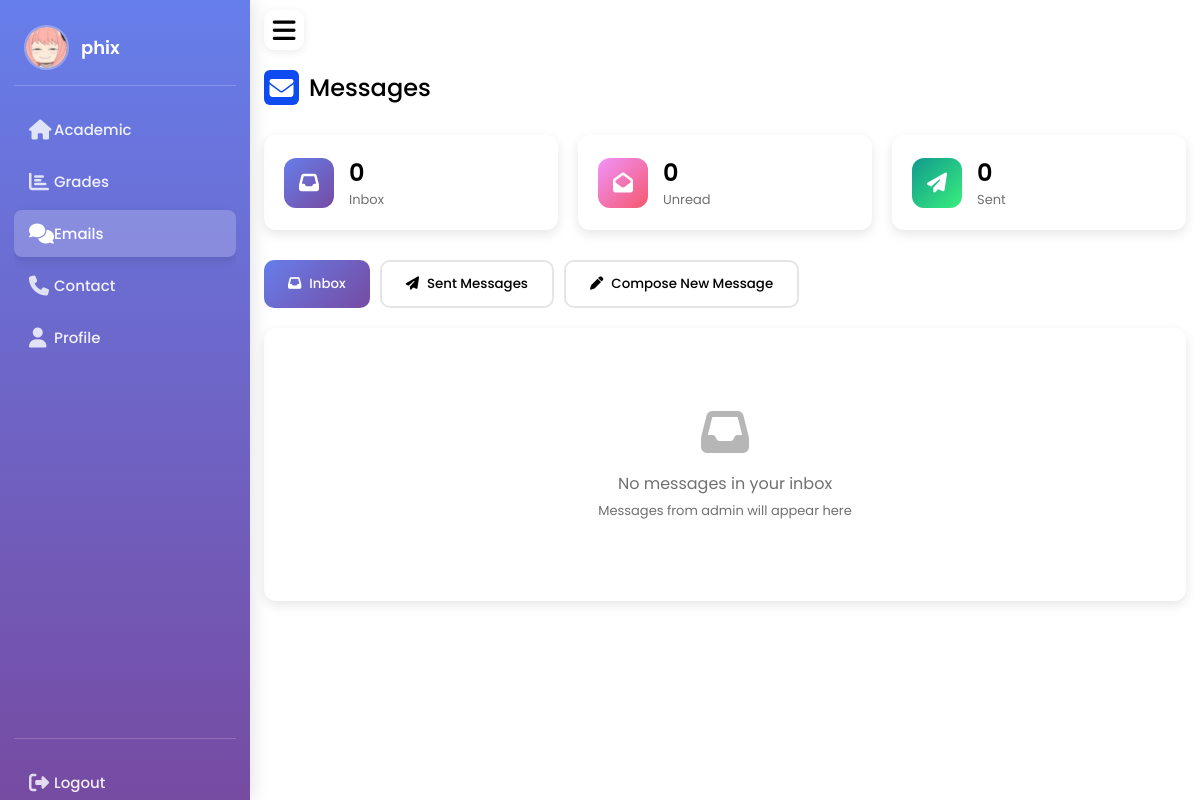
Screenshot of /student_page/student_emails.php (signed in) with the database file from the repository.
### tables this page shows
CREATE TABLE `students` (
  `id` int(11) NOT NULL,
  `username` varchar(100) NOT NULL,
  `password` varchar(255) NOT NULL,
  `email` varchar(150) NOT NULL,
  `image` varchar(255) DEFAULT NULL,
  `first_name` varchar(100) NOT NULL,
  `last_name` varchar(100) NOT NULL,
  `date_of_birth` date NOT NULL,
  `gender` enum('male','female','other') NOT NULL,
  `student_phone` varchar(15) DEFAULT NULL,
  `address` text DEFAULT NULL,
  `guardian_name` varchar(100) DEFAULT NULL,
  `guardian_phone` varchar(15) DEFAULT NULL,
  `guardian_address` text DEFAULT NULL,
  `elem_name` varchar(100) DEFAULT NULL,
  `elem_year` int(11) DEFAULT NULL,
  `junior_name` varchar(100) DEFAULT NULL,
  `junior_year` int(11) DEFAULT NULL,
  `senior_name` varchar(100) DEFAULT NULL,
  `senior_year` int(11) DEFAULT NULL,
  `strand` varchar(100) DEFAULT NULL,
  `college_course` varchar(100) DEFAULT NULL,
  `college_year` varchar(20) DEFAULT NULL,
  `appointment_id` int(11) DEFAULT NULL,
  `appointment_details` text DEFAULT NULL,
  `status` enum('PENDING','APPROVED','REJECTED') DEFAULT 'PENDING',
  `reg_date` datetime DEFAULT current_timestamp()
);

### student_page/student_emails.php (the view, shortened to what this page needs)
<?php
$servername = "localhost";
$username = "root";
$password = "";
$dbname = "dev";
$conn = new mysqli($servername, $username, $password, $dbname);
$student_id = $_SESSION['userid'];
$student_sql = "SELECT id, username, first_name, last_name, email, image, college_course, college_year, status
                FROM students WHERE id = ?";
$stmt = $conn->prepare($student_sql);
$stmt->bind_param("i", $student_id);
$stmt->execute();
$student_result = $stmt->get_result();
if ($student_result->num_rows > 0) {
    $current_student = $student_result->fetch_assoc();
} else {
    session_destroy();
    header('Location: login.php');
    exit();
}
$total_inbox_sql = "SELECT COUNT(*) as total FROM student_messages WHERE student_id = ?";
$stmt = $conn->prepare($total_inbox_sql);
$stmt->bind_param("i", $student_id);
$stmt->execute();
$total_inbox_result = $stmt->get_result();
$total_inbox = $total_inbox_result->fetch_assoc()['total'];
$total_sent_sql = "SELECT COUNT(*) as total FROM student_messages WHERE student_id = ?";
$stmt = $conn->prepare($total_sent_sql);
$stmt->bind_param("i", $student_id);
$stmt->execute();
$total_sent_result = $stmt->get_result();
$total_sent = $total_sent_result->fetch_assoc()['total'];
$unread_sql = "SELECT COUNT(*) as total FROM student_messages WHERE student_id = ? AND (reply_message IS NULL OR reply_message = '')";
$stmt = $conn->prepare($unread_sql);
$stmt->bind_param("i", $student_id);
$stmt->execute();
$unread_result = $stmt->get_result();
$unread_count = $unread_result->fetch_assoc()['total'];
$inbox_messages = [];
$inbox_count = $total_inbox;
$sent_count = $total_sent;
?>
<!DOCTYPE html>
<html lang="en">
<head>
    <link rel="stylesheet" href="https://cdnjs.cloudflare.com/ajax/libs/font-awesome/6.4.0/css/all.min.css">
</head>
<body>
    <nav>
        <div class="logo-name">
            <div class="logo-image">
                <?php
                $profile_image = '';
                if (!empty($current_student['image'])) {
                    $profile_image = '../' . $current_student['image'];
                }
                $display_username = $current_student['username'];
                if (strpos($display_username, '@student') !== false) {
                    $display_username = str_replace('@student', '', $display_username);
                }
                if (!empty($profile_image)) {
                    echo '<img src="' . htmlspecialchars($profile_image) . '" alt="Profile" style="width: 45px; height: 45px; border-radius: 50%; object-fit: cover; border: 2px solid rgba(255,255,255,0.3);">';
                } else {
                    echo '<i class="fas fa-user-graduate"></i>';
                }
                ?>
            </div>
            <span class="logo_name"><?php echo htmlspecialchars($display_username); ?></span>
        </div>
        <div class="menu-items">
            <ul class="nav-links">
                <li><a href="studentpage.php">
                    <i class="fas fa-home"></i>
                    <span class="link-name">Academic</span>
                </a></li>
                <li><a href="student_grades.php">
                    <i class="fas fa-chart-bar"></i>
                    <span class="link-name">Grades</span>
                </a></li>
                <li><a href="student_emails.php" class="active">
                    <i class="fas fa-comments"></i>
                    <span class="link-name">Emails</span>
                </a></li>
                <li><a href="contact.php">
                    <i class="fas fa-phone"></i>
                    <span class="link-name">Contact</span>
                </a></li>
                <li><a href="student_profile.php">
                    <i class="fas fa-user"></i>
                    <span class="link-name">Profile</span>
                </a></li>
            </ul>
            <ul class="logout-mode">
                <li><a href="logout.php" onclick="return confirm('Are you sure you want to logout?');">
                    <i class="fas fa-sign-out-alt"></i>
                    <span class="link-name">Logout</span>
                </a></li>
            </ul>
        </div>
    </nav>
    <section class="dashboard">
        <div class="top">
            <span class="sidebar-toggle">
                <i class="fas fa-bars"></i>
            </span>
        </div>
        <div class="dash-content">
            <div class="title">
                <i class="fas fa-envelope"></i>
                <span class="text">Messages</span>
            </div>
            <div class="stats-grid" style="display: grid; grid-template-columns: repeat(3, 1fr); gap: 20px; margin-bottom: 30px;">
                <div class="stat-card" style="background: white; border-radius: 12px; padding: 20px; box-shadow: 0 4px 12px rgba(0,0,0,0.1); display: flex; align-items: center; gap: 15px;">
                    <div class="stat-icon" style="width: 50px; height: 50px; border-radius: 12px; background: linear-gradient(135deg, #667eea 0%, #764ba2 100%); display: flex; align-items: center; justify-content: center;">
                        <i class="fas fa-inbox" style="color: white; font-size: 20px;"></i>
                    </div>
                    <div class="stat-info">
                        <h3 style="font-size: 24px; font-weight: 600; color: var(--text-color); margin: 0;"><?php echo $inbox_count; ?></h3>
                        <p style="font-size: 13px; color: var(--black-light-color); margin: 0;">Inbox</p>
                    </div>
                </div>
                <div class="stat-card" style="background: white; border-radius: 12px; padding: 20px; box-shadow: 0 4px 12px rgba(0,0,0,0.1); display: flex; align-items: center; gap: 15px;">
                    <div class="stat-icon" style="width: 50px; height: 50px; border-radius: 12px; background: linear-gradient(135deg, #f093fb 0%, #f5576c 100%); display: flex; align-items: center; justify-content: center;">
                        <i class="fas fa-envelope-open" style="color: white; font-size: 20px;"></i>
                    </div>
                    <div class="stat-info">
                        <h3 style="font-size: 24px; font-weight: 600; color: var(--text-color); margin: 0;"><?php echo $unread_count; ?></h3>
                        <p style="font-size: 13px; color: var(--black-light-color); margin: 0;">Unread</p>
                    </div>
                </div>
                <div class="stat-card" style="background: white; border-radius: 12px; padding: 20px; box-shadow: 0 4px 12px rgba(0,0,0,0.1); display: flex; align-items: center; gap: 15px;">
                    <div class="stat-icon" style="width: 50px; height: 50px; border-radius: 12px; background: linear-gradient(135deg, #11998e 0%, #38ef7d 100%); display: flex; align-items: center; justify-content: center;">
                        <i class="fas fa-paper-plane" style="color: white; font-size: 20px;"></i>
                    </div>
                    <div class="stat-info">
                        <h3 style="font-size: 24px; font-weight: 600; color: var(--text-color); margin: 0;"><?php echo $sent_count; ?></h3>
                        <p style="font-size: 13px; color: var(--black-light-color); margin: 0;">Sent</p>
                    </div>
                </div>
            </div>
            <div class="messages-tabs" style="display: flex; gap: 10px; margin-bottom: 20px; flex-wrap: wrap;">
                <button class="tab-btn active" data-tab="inbox" style="padding: 12px 24px; background: linear-gradient(135deg, #667eea 0%, #764ba2 100%); color: white; border: none; border-radius: 10px; cursor: pointer; font-weight: 500; display: flex; align-items: center; gap: 8px; transition: all 0.3s ease;">
                    <i class="fas fa-inbox"></i> Inbox
                </button>
                <button class="tab-btn" data-tab="sent" style="padding: 12px 24px; background: white; color: var(--text-color); border: 2px solid var(--border-color); border-radius: 10px; cursor: pointer; font-weight: 500; display: flex; align-items: center; gap: 8px; transition: all 0.3s ease;">
                    <i class="fas fa-paper-plane"></i> Sent Messages
                </button>
                <button class="tab-btn" data-tab="compose" style="padding: 12px 24px; background: white; color: var(--text-color); border: 2px solid var(--border-color); border-radius: 10px; cursor: pointer; font-weight: 500; display: flex; align-items: center; gap: 8px; transition: all 0.3s ease;">
                    <i class="fas fa-pen"></i> Compose New Message
                </button>
            </div>
            <div class="tab-content" id="inbox-tab" style="display: block;">
                <div class="activity">
                    <div class="message-container" style="background: white; border-radius: 12px; padding: 20px; box-shadow: 0 4px 12px rgba(0,0,0,0.1);">
                        <?php if (empty($inbox_messages)): ?>
                            <div class="no-messages">
                                <i class="fas fa-inbox" style="font-size: 48px; color: var(--black-light-color); margin-bottom: 15px; opacity: 0.5;"></i>
                                <p style="color: var(--black-light-color); font-size: 16px;">No messages in your inbox</p>
                                <p style="color: var(--black-light-color); font-size: 13px; margin-top: 5px;">Messages from admin will appear here</p>
                            </div>
                        <?php endif; ?>
                    </div>
                </div>
            </div>
    </section>

### student_page/student_emails.php (style rules this page uses)
:root { --primary-color: #0E4BF1; --panel-color: #FFF; --text-color: #000; --black-light-color: #707070; --border-color: #e6e5e5; --toggle-color: #DDD; --box1-color: #4DA3FF; --box2-color: #FFE6AC; --box3-color: #E7D1FC; --title-icon-color: #fff; --tran-05: all 0.5s ease; --tran-03: all 0.3s ease; }
* { margin: 0; padding: 0; box-sizing: border-box; font-family: 'Poppins', sans-serif; }
body { min-height: 100vh; background-color: var(--panel-color); }
nav .nav-links li a.active { background: linear-gradient(135deg, #667eea 0%, #764ba2 100%); color: white; border-radius: 8px; }
nav .nav-links li a.active i, nav .nav-links li a.active .link-name { color: white; }
.no-messages { text-align: center; padding: 60px 20px; color: var(--black-light-color); }
.no-messages i { font-size: 48px; margin-bottom: 20px; opacity: 0.5; }
.no-messages p { font-size: 16px; margin: 0; }
nav { position: fixed; top: 0; left: 0; height: 100%; width: 250px; padding: 10px 14px; background: linear-gradient(180deg, #667eea 0%, #764ba2 100%); border-right: none; transition: var(--tran-05); z-index: 1000; box-shadow: 4px 0 15px rgba(0, 0, 0, 0.1); }
nav .logo-name { display: flex; align-items: center; padding: 15px 10px; border-bottom: 1px solid rgba(255, 255, 255, 0.2); margin-bottom: 15px; }
nav .logo-image { display: flex; justify-content: center; align-items: center; min-width: 45px; border-radius: 12px; }
nav .logo-image img { width: 45px; height: 45px; border-radius: 50%; object-fit: cover; border: 2px solid rgba(255, 255, 255, 0.3); }
nav .logo-name .logo_name { font-size: 18px; font-weight: 600; color: #fff; margin-left: 12px; white-space: nowrap; transition: opacity 0.3s ease; }
nav .menu-items { margin-top: 0; height: calc(100% - 70px); display: flex; flex-direction: column; justify-content: space-between; overflow-y: auto; }
.menu-items li { list-style: none; margin: 5px 0; }
.menu-items li a { display: flex; align-items: center; padding: 12px 15px; border-radius: 10px; text-decoration: none; position: relative; transition: all 0.3s ease; }
.menu-items li a i { font-size: 20px; min-width: 25px; color: rgba(255, 255, 255, 0.8); transition: color 0.3s ease; }
.menu-items li a .link-name { font-size: 15px; font-weight: 500; color: rgba(255, 255, 255, 0.9); white-space: nowrap; transition: opacity 0.3s ease; }
nav .nav-links li a.active { background: rgba(255, 255, 255, 0.2); box-shadow: 0 4px 10px rgba(0, 0, 0, 0.1); }
nav .nav-links li a.active i, nav .nav-links li a.active .link-name { color: #fff; }
.menu-items .logout-mode { padding-top: 15px; border-top: 1px solid rgba(255, 255, 255, 0.2); }
.dashboard { position: relative; left: 250px; background-color: var(--panel-color); min-height: 100vh; width: calc(100% - 250px); padding: 10px 14px; transition: var(--tran-05); }
.dashboard .top { position: fixed; top: 0; left: 250px; display: flex; width: calc(100% - 250px); justify-content: space-between; align-items: center; padding: 10px 14px; background-color: var(--panel-color); transition: var(--tran-05); z-index: 10; }
.dashboard .top .sidebar-toggle { font-size: 26px; color: var(--text-color); cursor: pointer; display: flex; align-items: center; justify-content: center; width: 40px; height: 40px; border-radius: 10px; background: #fff; box-shadow: 0 2px 8px rgba(0, 0, 0, 0.08); transition: all 0.3s ease; }
.dash-content .title { display: flex; align-items: center; margin: 60px 0 30px 0; }
.dash-content .title i { position: relative; height: 35px; width: 35px; background-color: var(--primary-color); border-radius: 6px; color: var(--title-icon-color); display: flex; align-items: center; justify-content: center; font-size: 24px; }
.dash-content .title .text { font-size: 24px; font-weight: 500; color: var(--text-color); margin-left: 10px; }

### rows the page displays
students: image (picture), username "phix"

### other values shown
$inbox_count "0"
$unread_count "0"
$sent_count "0"
